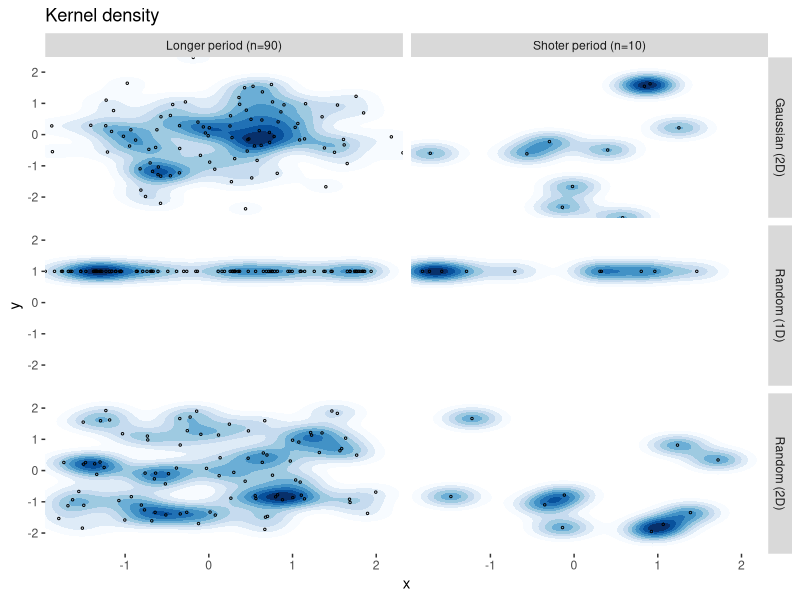

Source code (R):
library(tidyverse)

d <- tibble(x = runif(100, -2, 2),
       y = runif(100, -2, 2),
       type = rep(c("Longer period (n=90)", "Shoter period (n=10)"), times = c(90, 10)),
       points = "Random (2D)")

n <- tibble(x = rnorm(100),
            y = rnorm(100),
            type = rep(c("Longer period (n=90)", "Shoter period (n=10)"), times = c(90, 10)),
            points = "Gaussian (2D)")

l <- tibble(x = runif(100, -2, 2),
            y = 1,
            type = rep(c("Longer period (n=90)", "Shoter period (n=10)"), times = c(90, 10)),
            points = "Random (1D)")

nbins <- 10

bind_rows(d, n) %>%
  bind_rows(l) %>%
  ggplot(aes(x, y)) +
  geom_density2d_filled( h = c(1, 1), contour_var = "ndensity", bins = nbins) +
  geom_point(size = 0.5, shape = 21) +
  facet_grid(points ~ type) +
  coord_cartesian(expand = F) +
  scale_fill_manual(values = c("white", RColorBrewer::brewer.pal(nbins-1, 'Blues'))) +
  theme(legend.position = "none") +
  labs(title =  "Kernel density")
